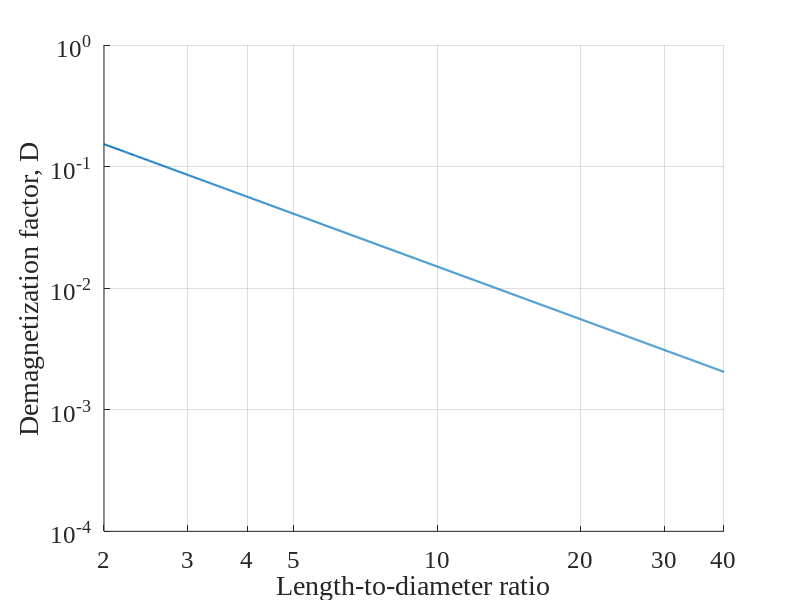
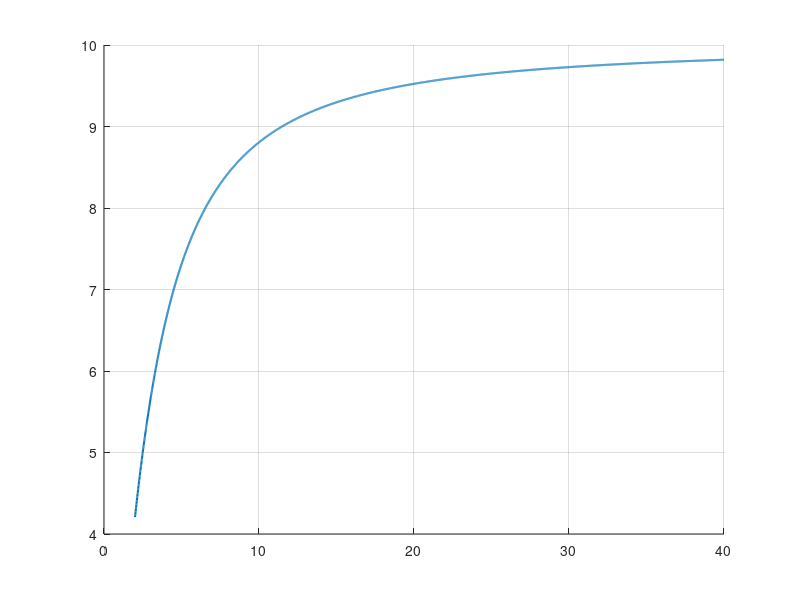

Here is the MATLAB script that generated these plots, in order: (Note: this script raises an error after producing the figures.)
close all
clear
clc
%% Demagnetization factor
m = 2:0.01:40;
demag = 0.37*m.^(-1.44)*10^(5e-2);
figure;
grid on;
hold on;
semilogx(m, demag, 'LineWidth', 1.5);
set(gca,'FontSize', 18);
set(gca,'FontName', "Times New Roman");
set(gca, 'XScale', 'log', 'YScale', 'log');
tickLocx = [2, 3, 4, 5, 10, 20, 30, 40];
set(gca, 'XLim',[2 40], 'XTick', tickLocx, 'XTickLabel',tickLocx);
xlabel('Length-to-diameter ratio');
ylabel('Demagnetization factor, D');
ylim([1e-4, 1]);
%% Rod permeability vs. length-to-diameter ratio and physical permeability
figure;
grid on;
hold on;
mur = [10, 25, 50, 100, 250, 500, 1000];
murod = zeros(length(m),length(mur));
for i = 1:length(mur)
    murod(:,i) = mur(i)./(1+demag*(mur(i)-1));
end
for i = 1:length(mur)
    plot(m, murod(:,i), 'LineWidth', 1.5, 'Color', "#0072BD");
    if i == 1
        text(m(end), murod(end,i), "\mu_r = " + num2str(mur(i)), ...
        'FontSize',16, 'FontName', 'Times New Roman');
    else
        text(m(end), murod(end,i), num2str(mur(i)), ...
        'FontSize', 16, 'FontName', 'Times New Roman');
    end
end
set(gca, 'XScale', 'log', 'YScale', 'log');
set(gca,'FontSize', 18);
set(gca,'FontName', "Times New Roman");
xlabel('Length-to-diameter ratio');
ylabel('Eff. rel. permeability, \mu_{r,eff}');
tickLocx = [2, 3, 4, 5, 10, 20, 30, 40];
tickLocy = [10, 25, 50, 100, 250, 500];
set(gca, 'XLim',[2, 40], 'XTick', tickLocx, 'XTickLabel',tickLocx);
set(gca, 'YLim',[1, 500], 'YTick', tickLocy, 'YTickLabel',tickLocy);
%% Fair-Rite Temp vs mu_r
tmp = readmatrix("data/temp.csv");
mur = tmp(:,2);
temp = tmp(:,1);
smoothdata(temp, "gaussian", 100);
tempi = temp(1):0.01:temp(end);
muri = interp1(temp, mur, tempi,"spline");
figure;
plot(temp, mur, 'LineWidth', 1.5);
ylim([0, 2500]);
xlabel('Temperature in $^\circ \mathrm{C}$', 'Interpreter','latex');
ylabel('Relative permeability, \mu_r');
set(gca,'FontSize', 18);
set(gca,'FontName', "Times New Roman");
%% 7440450015 inductance vs. current
L015 = readmatrix("data/7440450015.csv");
I = L015(1,1):0.01:L015(end,1);
L015_interp = interp1(L015(:,1),L015(:,2),I,"spline"); 
figure
grid on;
hold on;
plot(I, L015_interp,'LineWidth', 1.5);
set(gca,'FontSize', 18);
set(gca,'FontName', "Times New Roman");
xlabel('Current, I in A');
ylabel('Inductance, L in µH');
ylim([0, 1.6]);
xlim([0, 10]);
%% Magnetization curves
par = [1.6, 0.7, 5, 0, -1, 0.01];
syms sig(x) dsig(x) sig2(x)
sig(x) = par(1)/(par(2)+exp(-par(3)*x+par(4)))+par(5)+par(6)*x;
sig2(x) = 1/(1+exp(-x));
dsig(x) = diff(sig(x), x);
xi = logspace(-5, 2, 1001);
xi2 = -7.5:0.01:7.5;
xi3 = 0:0.01:7.5;
y = double(sig(xi))./xi;
y(1,1:551) = 2;
figure;
hold on;
p = plot(xi2, double(sig2(xi2-2)), 'LineWidth', 1.5, 'Color', "#0072BD");
plot(xi2, double(sig2(xi2+2)), 'LineWidth', 1.5, 'Color', "#0072BD");
plot(xi3, double(sig2(xi3)), '--', 'LineWidth', 1.5, 'Color', "#0072BD");
p.Parent.XAxisLocation = "origin";
p.Parent.YAxisLocation ="origin";
xticks(0);
yticks(0);
set(gca,'XColor', 'none','YColor','none')
figure;
hold on;
%plot(xi, sig(xi), 'Linewidth', 1.5);
plot(xi, y, 'Linewidth', 1.5);
set(gca,'FontSize', 18);
set(gca,'FontName', "Times New Roman");
set(gca, 'XScale', 'log');
%xlim([1e-5, 1e2]);
xlabel("Magnetic field strength, H in A/m");
ylabel("Rel. permeability, \mu_{r}");
yticks([0, 2.51]);
yticklabels({'1', '\mu_{r,i}'});
xticks([1e-5, 1]);
xticklabels({'10^{-5}H_{sat}', '', ...
           '', 'H_{sat}'});
%% Fair-rite permeability vs. frequency 
mu = readmatrix("data/15.csv");
freq = mu(:,1);
mu_real = mu(:,2);
mu_im = mu(:,3);
figure;
grid on;
hold on;
plot(freq/1e6, mu_real, 'LineWidth', 2);
plot(freq/1e6, mu_im, 'LineWidth', 2);
set(gca,'FontSize', 18);
set(gca,'FontName', "Times New Roman");
set(gca, 'XScale', 'log');
xticks([1e-2, 1e-1, 1e0, 1e1, 1e2]);
%ylim([-10 200]);
%xlim([1 1000]);
%curtick = get(gca, 'XTick');
%set(gca, 'XTickLabel', cellstr(num2str(curtick(:))));
legend('Real part: \mu_r''', 'Imag. part: \mu_r''''');
xlabel('Frequency, f in MHz');
ylabel('Complex rel. permeability, $\underline{\mu_r}$', 'Interpreter', 'latex');
%% Debye curves
mu_i = 125;
mu_inf = -5;
tau = 4e-9;
freq = logspace(0, 9, 10000);
mu_deb = (mu_i-mu_inf)./(1+1i*(2*pi*tau*freq).^2)+mu_inf;
figure;
hold on;
grid on;
plot(freq/1e6, real(mu_deb), 'LineWidth', 1.5);
plot(freq/1e6, -imag(mu_deb), 'LineWidth', 1.5);
set(gca,'FontSize', 18);
set(gca,'FontName', "Times New Roman");
set(gca, 'XScale', 'log');
ylim([-10 200]);
xlim([1 1000]);
curtick = get(gca, 'XTick');
set(gca, 'XTickLabel', cellstr(num2str(curtick(:))));
legend('Real part: \mu_r''', 'Imag. part: \mu_r''''');
xlabel('Frequency, f in MHz');
ylabel('Complex rel. permeability, $\underline{\mu_r}$', 'Interpreter', 'latex');
%% 7440450015 impedance vs. freq comparison 
magZ_0015_cst = readmatrix("data/magZ_0015_cst.txt");
magZ_0015_lt = readmatrix("data/magZ_0015_lt.txt");
freq_cst = magZ_0015_cst(:,1);
magZ_0015_imp_cst = magZ_0015_cst(:,2);
freq_lt = magZ_0015_lt(:,1)*1e-6;
magZ_0015_imp_lt = magZ_0015_lt(:,2);
magZ_0015_imp_lt = 10.^(magZ_0015_imp_lt./20);
figure;
grid on;
hold on;
plot(freq_cst, magZ_0015_imp_cst, 'LineWidth', 1.5);
plot(freq_lt, magZ_0015_imp_lt, 'LineWidth', 1.5, 'LineStyle','--');
set(gca,'FontSize', 18);
set(gca,'FontName', "Times New Roman");
set(gca, 'XScale', 'log');
ylim([0 5000]);
xlim([1e-3 1e3]);
xticks([1e-3, 1e-2, 1e-1, 1, 10, 100, 1000])
curtick = get(gca, 'XTick');
set(gca, 'XTickLabel', cellstr(num2str(curtick(:))));
legend('CST Simulation', 'Manufacturer Data', 'location', 'best');
xlabel('Frequency, f in MHz');
ylabel('Magnitude of impedance in $\Omega$', 'Interpreter', 'latex');
%% 744045002 impedance vs. freq comparison  
magZ_002_cst = readmatrix("data/magZ_002_cst.txt");
magZ_002_lt = readmatrix("data/magZ_002_lt.txt");
freq_cst = magZ_002_cst(:,1);
magZ_002_imp_cst = magZ_002_cst(:,2);
freq_lt = magZ_002_lt(:,1)*1e-6;
magZ_002_imp_lt = magZ_002_lt(:,2);
magZ_002_imp_lt = 10.^(magZ_002_imp_lt./20);
figure;
grid on;
hold on;
plot(freq_cst, magZ_002_imp_cst, 'LineWidth', 1.5);
plot(freq_lt, magZ_002_imp_lt, 'LineWidth', 1.5, 'LineStyle','--');
set(gca,'FontSize', 18);
set(gca,'FontName', "Times New Roman");
set(gca, 'XScale', 'log');
ylim([0 10000]);
xlim([1e-3 1e3]);
xticks([1e-3, 1e-2, 1e-1, 1, 10, 100, 1000])
curtick = get(gca, 'XTick');
set(gca, 'XTickLabel', cellstr(num2str(curtick(:))));
legend('CST Simulation', 'Manufacturer Data', 'location', 'best');
xlabel('Frequency, f in MHz');
ylabel('Magnitude of impedance in $\Omega$', 'Interpreter', 'latex');
%% SMD Resistor impedance vs. freq
magZ_res = readmatrix("data/res.txt");
freq_res = magZ_res(:,1);
magZ_res_imp = magZ_res(:,2);
figure;
grid on;
hold on;
plot(freq_res, magZ_res_imp, 'LineWidth', 1.5);
set(gca,'FontSize', 18);
set(gca,'FontName', "Times New Roman");
set(gca, 'XScale', 'log');
ylim([0 100]);
xlim([1e-2 5e3]);
xticks([1e-3, 1e-2, 1e-1, 1, 10, 100, 1000, 5000])
curtick = get(gca, 'XTick');
set(gca, 'XTickLabel', cellstr(num2str(curtick(:))));
xlabel('Frequency, f in MHz');
ylabel('Magnitude of impedance in $\Omega$', 'Interpreter', 'latex');










